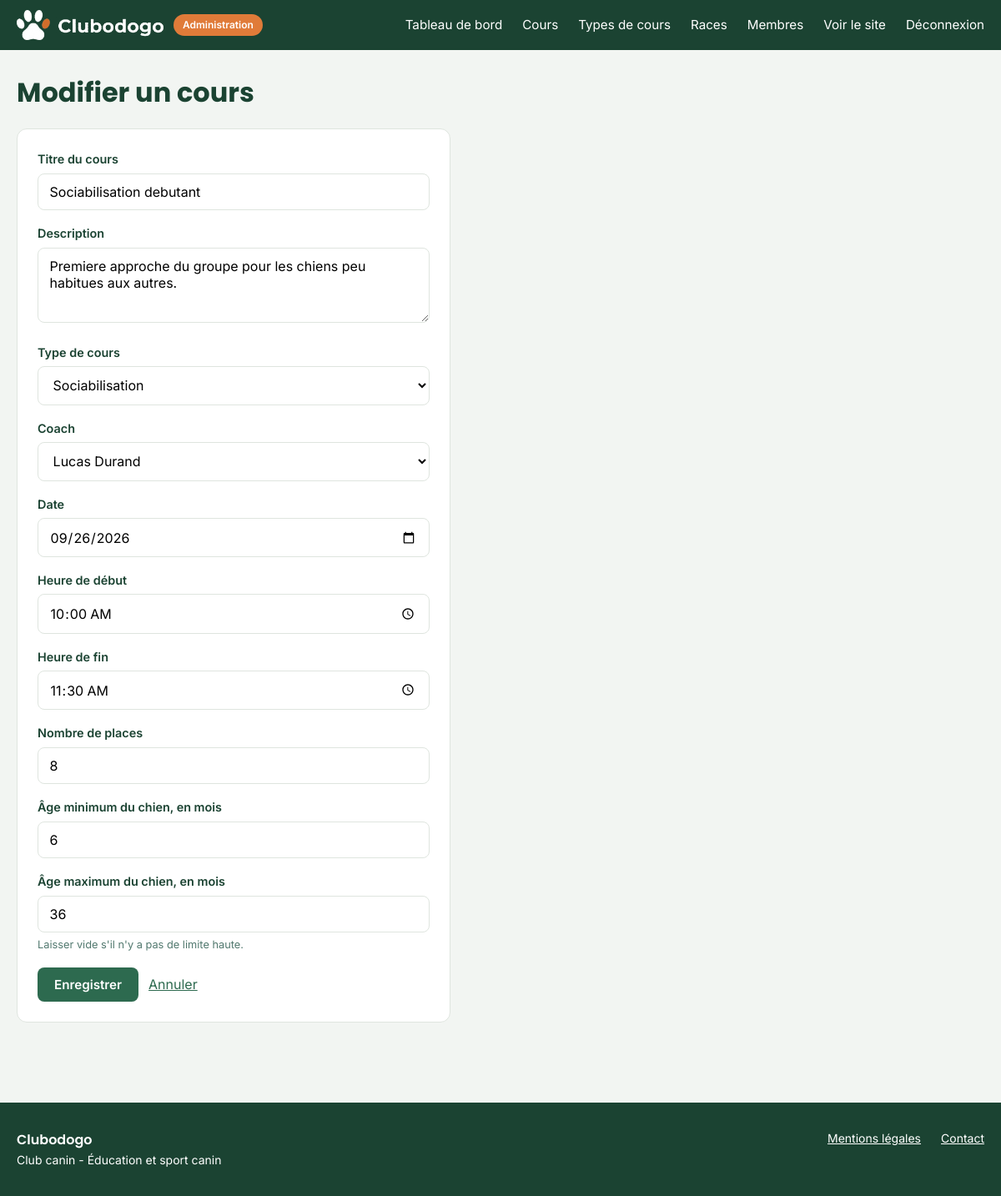
/code/public/admin/cours-formulaire.php?id=1 (signed in), run on the app's committed database.
### tables this page shows
CREATE TABLE `cours` (
  `id` int NOT NULL,
  `titre` varchar(150) NOT NULL,
  `description` text,
  `capacite_max` int NOT NULL,
  `age_min_mois` int NOT NULL,
  `age_max_mois` int DEFAULT NULL,
  `date_cours` date NOT NULL,
  `heure_debut` time NOT NULL,
  `heure_fin` time NOT NULL,
  `id_utilisateur` int NOT NULL,
  `id_type_cours` int NOT NULL
);

CREATE TABLE `type_cours` (
  `id` int NOT NULL,
  `libelle_type` varchar(100) NOT NULL
);

CREATE TABLE `utilisateur` (
  `id` int NOT NULL,
  `nom` varchar(100) NOT NULL,
  `prenom` varchar(100) NOT NULL,
  `email` varchar(150) NOT NULL,
  `password` varchar(255) NOT NULL,
  `role` enum('responsable','proprietaire','coach') NOT NULL DEFAULT 'proprietaire'
);

### code/init.php (called while the page is built, shortened)
<?php
function proteger($e)
{
    return htmlspecialchars($e ?? '', ENT_QUOTES, 'UTF-8');
}

### code/public/admin/cours-formulaire.php (the view, shortened to what this page needs)
<?php
require_once __DIR__ . '/../../init.php';
$id = (int) ($_GET['id'] ?? 0);
$modification = $id > 0;
$types = $pdo->query('SELECT id, libelle_type FROM type_cours ORDER BY libelle_type')->fetchAll();
$coachs = $pdo->query("SELECT id, prenom, nom FROM utilisateur WHERE role = 'coach' ORDER BY nom, prenom")->fetchAll();
$cours = [
    'titre' => '',
    'description' => '',
    'capacite_max' => 8,
    'age_min_mois' => 2,
    'age_max_mois' => '',
    'date_cours' => '',
    'heure_debut' => '',
    'heure_fin' => '',
    'id_utilisateur' => 0,
    'id_type_cours' => 0,
];
if ($modification && $_SERVER['REQUEST_METHOD'] !== 'POST') {
    $requete = $pdo->prepare(
        'SELECT titre, description, capacite_max, age_min_mois, age_max_mois,
                date_cours, heure_debut, heure_fin, id_utilisateur, id_type_cours
         FROM cours WHERE id = ?'
    );
    $requete->execute([$id]);
    $trouve = $requete->fetch();
    $cours = $trouve;
    $cours['heure_debut'] = substr($cours['heure_debut'], 0, 5);
    $cours['heure_fin'] = substr($cours['heure_fin'], 0, 5);
}
require_once __DIR__ . '/../../header-admin.php';
?>
<h1><?= $modification ? 'Modifier un cours' : 'Créer un cours' ?></h1>
<form method="post" class="formulaire">
    <p>
        <label for="titre">Titre du cours</label>
        <input type="text" id="titre" name="titre" value="<?= proteger($cours['titre']) ?>" required>
    </p>
    <p>
        <label for="description">Description</label>
        <textarea id="description" name="description" rows="3" required><?= proteger($cours['description']) ?></textarea>
    </p>
    <p>
        <label for="id_type_cours">Type de cours</label>
        <select id="id_type_cours" name="id_type_cours" required>
            <?php foreach ($types as $type): ?>
                <option value="<?= (int) $type['id'] ?>" <?= ((int) $cours['id_type_cours'] === (int) $type['id']) ? 'selected' : '' ?>>
                    <?= proteger($type['libelle_type']) ?>
                </option>
            <?php endforeach; ?>
        </select>
    </p>
    <p>
        <label for="id_utilisateur">Coach</label>
        <select id="id_utilisateur" name="id_utilisateur" required>
            <?php foreach ($coachs as $coach): ?>
                <option value="<?= (int) $coach['id'] ?>" <?= ((int) $cours['id_utilisateur'] === (int) $coach['id']) ? 'selected' : '' ?>>
                    <?= proteger($coach['prenom'] . ' ' . $coach['nom']) ?>
                </option>
            <?php endforeach; ?>
        </select>
    </p>
    <p>
        <label for="date_cours">Date</label>
        <input type="date" id="date_cours" name="date_cours" value="<?= proteger($cours['date_cours']) ?>" required>
    </p>
    <p>
        <label for="heure_debut">Heure de début</label>
        <input type="time" id="heure_debut" name="heure_debut" value="<?= proteger($cours['heure_debut']) ?>" required>
    </p>
    <p>
        <label for="heure_fin">Heure de fin</label>
        <input type="time" id="heure_fin" name="heure_fin" value="<?= proteger($cours['heure_fin']) ?>" required>
    </p>
    <p>
        <label for="capacite_max">Nombre de places</label>
        <input type="number" id="capacite_max" name="capacite_max" min="1" max="50" value="<?= proteger($cours['capacite_max']) ?>" required>
    </p>
    <p>
        <label for="age_min_mois">Âge minimum du chien, en mois</label>
        <input type="number" id="age_min_mois" name="age_min_mois" min="0" value="<?= proteger($cours['age_min_mois']) ?>" required>
    </p>
    <p>
        <label for="age_max_mois">Âge maximum du chien, en mois</label>
        <input type="number" id="age_max_mois" name="age_max_mois" min="0" value="<?= proteger($cours['age_max_mois'] ?? '') ?>">
        <small class="aide">Laisser vide s'il n'y a pas de limite haute.</small>
    </p>
    <div class="actions">
        <button type="submit" class="bouton">Enregistrer</button>
        <a href="/admin/cours.php">Annuler</a>
    </div>
</form>
<?php require_once __DIR__ . '/../../footer.php'; ?>

### code/public/assets/css/style.css (style rules this page uses)
:root { --vert-primaire: #1b4332; --vert-secondaire: #2d6a4f; --vert-gris: #52796f; --orange: #e07b39; --blanc: #ffffff; --texte: #212121; --fond: #f2f5f2; --bordure: #dfe5df; --erreur: #d62828; --erreur-fond: #fdecec; --succes: #2d6a4f; --succes-fond: #e3efe7; }
* { margin: 0; padding: 0; box-sizing: border-box; }
body { font-family: 'Inter', Arial, sans-serif; color: var(--texte); background-color: var(--fond); line-height: 1.6; display: flex; flex-direction: column; min-height: 100vh; }
h1, h2, h3 { font-family: 'Poppins', Arial, sans-serif; color: var(--vert-primaire); line-height: 1.2; }
h1 { font-size: 2rem; }
a { color: var(--vert-secondaire); }
.bouton { display: inline-block; padding: 0.7rem 1.25rem; border-radius: 8px; border: none; font-family: inherit; font-size: 0.95rem; font-weight: 600; text-decoration: none; cursor: pointer; background-color: var(--vert-secondaire); color: var(--blanc); }
.actions { display: flex; gap: 0.75rem; margin-top: 1rem; flex-wrap: wrap; align-items: center; }
.formulaire { background-color: var(--blanc); border: 1px solid var(--bordure); border-radius: 12px; padding: 1.5rem; max-width: 520px; margin-top: 1.5rem; }
.formulaire p { margin-bottom: 1rem; }
.formulaire label { display: block; font-weight: 600; font-size: 0.9rem; color: var(--vert-primaire); margin-bottom: 0.35rem; }
.formulaire input, .formulaire select { width: 100%; padding: 0.7rem 0.85rem; border: 1px solid var(--bordure); border-radius: 8px; font-family: inherit; font-size: 1rem; background-color: var(--blanc); }
.aide { display: block; font-size: 0.8rem; color: var(--vert-gris); margin-top: 0.3rem; }
.formulaire textarea { width: 100%; padding: 0.7rem 0.85rem; border: 1px solid var(--bordure); border-radius: 8px; font-family: inherit; font-size: 1rem; background-color: var(--blanc); resize: vertical; min-height: 90px; }

### data on the page
cours: titre "Sociabilisation debutant", description "Premiere approche du groupe pour les chiens peu habitues aux autres.", id_type_cours "Sociabilisation", id_utilisateur "Lucas Durand", date_cours "09/26/2026", capacite_max "8", age_min_mois "6", age_max_mois "36"
